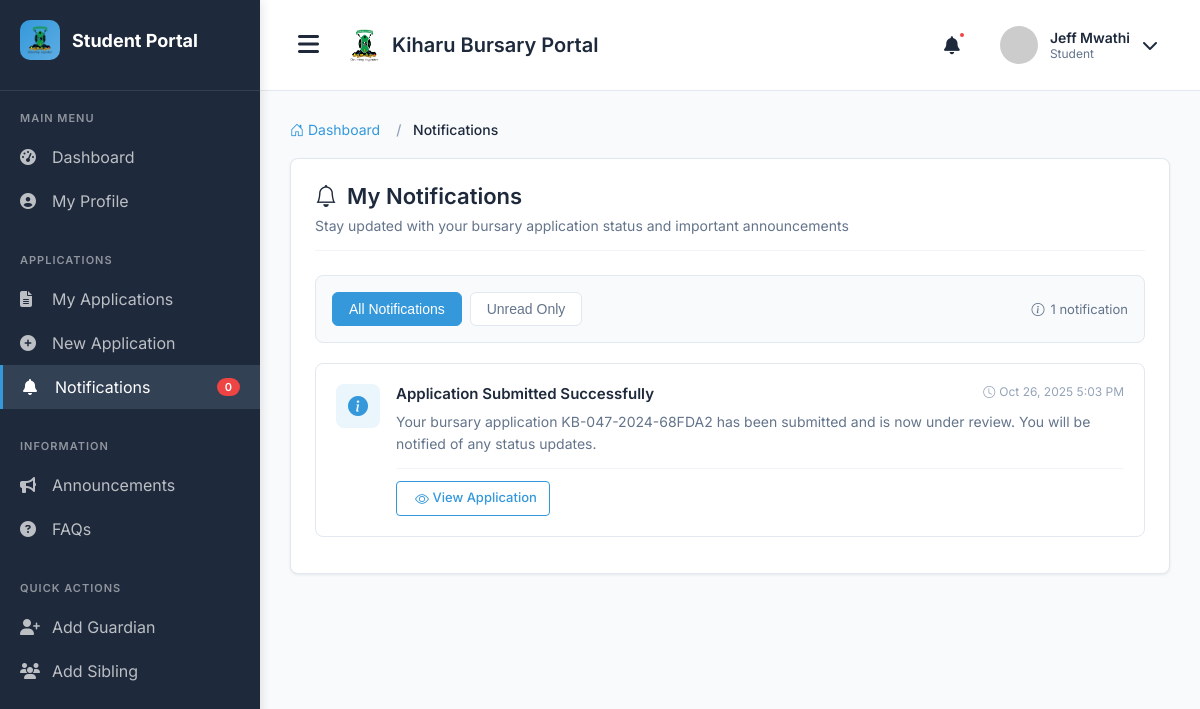
Page /student/notifications/ (signed in) on the committed database.
### main_application/models.py (models this page shows, shortened)
class User(AbstractUser):
    USER_TYPES = (
        ('applicant', 'Applicant'),
        ('admin', 'Administrator'),
        ('reviewer', 'Application Reviewer'),
        ('finance', 'Finance Officer'),
        ('county_admin', 'County Administrator'),
        ('constituency_admin', 'Constituency Administrator'),
        ('ward_admin', 'Ward Administrator'),
    )
    user_type = models.CharField(max_length=25, choices=USER_TYPES, default='applicant')
    id_number = models.CharField(max_length=20, unique=True, null=True, blank=True)
    phone_regex = RegexValidator(
        regex=r'^\+254\d{9}$',
        message="Phone number must be entered in the format: '+254XXXXXXXXX'. Exactly 12 digits including country code."
    )
    phone_number = models.CharField(validators=[phone_regex], max_length=17, blank=True)

class Notification(models.Model):
    NOTIFICATION_TYPES = (
        ('application_status', 'Application Status'),
        ('document_request', 'Document Request'),
        ('allocation', 'Allocation'),
        ('disbursement', 'Disbursement'),
        ('review_comment', 'Review Comment'),
        ('deadline', 'Deadline Reminder'),
        ('system', 'System Notification'),
    )
    user = models.ForeignKey(User, on_delete=models.CASCADE, related_name='notifications')
    notification_type = models.CharField(max_length=20, choices=NOTIFICATION_TYPES)
    title = models.CharField(max_length=200)
    message = models.TextField()
    related_application = models.ForeignKey(
        Application,
        on_delete=models.SET_NULL,
        null=True,
        blank=True
    )
    is_read = models.BooleanField(default=False)
    created_at = models.DateTimeField(auto_now_add=True)
    read_at = models.DateTimeField(null=True, blank=True)
    class Meta:
        ordering = ['-created_at']

### main_application/views.py (the view)
# urls.py: path('student/notifications/', views.notifications_list, name='notifications_list'),
@login_required
def notifications_list(request):
    notifications = Notification.objects.filter(user=request.user).order_by('-created_at')
    notifications.filter(is_read=False).update(is_read=True)
    paginator = Paginator(notifications, 15)
    page_number = request.GET.get('page')
    page_obj = paginator.get_page(page_number)
    context = {
        'page_obj': page_obj,
        'notifications': page_obj,
    }
    return render(request, 'students/notifications.html', context)

### templates/students/notifications.html (shortened to what this page needs)
{% extends 'student_base.html' %}
{% load static %}
{% block content %}
<div class="container-fluid">
    <nav aria-label="breadcrumb">
        <ol class="breadcrumb">
            <li class="breadcrumb-item">
                <a href="{% url 'student_dashboard' %}">
                    <i class="bi bi-house-door"></i> Dashboard
                </a>
            </li>
            <li class="breadcrumb-item active" aria-current="page">Notifications</li>
        </ol>
    </nav>
    <div class="section-container">
        <div class="page-header">
            <h1 class="page-title">
                <i class="bi bi-bell"></i>
                My Notifications
            </h1>
            <p class="page-subtitle">
                Stay updated with your bursary application status and important announcements
            </p>
        </div>
        <div class="filter-bar">
            <div class="filter-buttons">
                <button type="button" class="filter-btn active" data-filter="all">
                    All Notifications
                </button>
                <button type="button" class="filter-btn" data-filter="unread">
                    Unread Only
                </button>
            </div>
            <div class="notification-count">
                <i class="bi bi-info-circle"></i>
                <span>{{ notifications|length }} notification{{ notifications|length|pluralize }}</span>
            </div>
        </div>
        {% if notifications %}
            {% for notification in notifications %}
            <div class="notification-item {% if not notification.is_read %}unread{% endif %}">
                <div class="notification-wrapper">
                    <div class="notification-icon {{ notification.notification_type|default:'general' }}">
                        {% if notification.notification_type == 'application_status' %}
                            <i class="bi bi-info-circle-fill"></i>
                        {% elif notification.notification_type == 'document_request' %}
                            <i class="bi bi-file-earmark-text-fill"></i>
                        {% elif notification.notification_type == 'allocation' %}
                            <i class="bi bi-check-circle-fill"></i>
                        {% elif notification.notification_type == 'disbursement' %}
                            <i class="bi bi-cash-coin"></i>
                        {% else %}
                            <i class="bi bi-bell-fill"></i>
                        {% endif %}
                    </div>
                    <div class="notification-content">
                        <div class="notification-header">
                            <h3 class="notification-title">{{ notification.title }}</h3>
                            <div class="notification-meta">
                                <span class="notification-time">
                                    <i class="bi bi-clock"></i>
                                    {{ notification.created_at|date:"M j, Y g:i A" }}
                                </span>
                            </div>
                        </div>
                        <p class="notification-message">{{ notification.message }}</p>
                        {% if notification.related_application %}
                        <div class="notification-action">
                            <a href="{% url 'student_application_detail' notification.related_application.pk %}"
                               class="btn btn-sm btn-outline-primary">
                                <i class="bi bi-eye me-1"></i> View Application
                            </a>
                        </div>
                        {% endif %}
                    </div>
                </div>
            </div>
            {% endfor %}
        {% endif %}
    </div>
</div>
{% endblock %}

### templates/student_base.html (shortened to what this page needs)
{% load static %}
<!DOCTYPE html>
<html lang="en">
<head>
    <link rel="stylesheet" href="https://cdnjs.cloudflare.com/ajax/libs/font-awesome/6.4.0/css/all.min.css">
   <link rel="stylesheet" href="https://cdn.jsdelivr.net/npm/bootstrap-icons@1.11.3/font/bootstrap-icons.min.css">
</head>
<body>
    <div class="sidebar" id="sidebar">
        <div class="sidebar-header">
            <div class="logo">
                <img src="{% static 'images/logo.png' %}" alt="Logo">
            </div>
            <span class="logo-text">Student Portal</span>
        </div>
        <div class="menu-section">
            <div class="menu-title">Main Menu</div>
            <a href="{% url 'student_dashboard' %}" class="menu-item {% if request.resolver_match.url_name == 'student_dashboard' %}active{% endif %}">
                <i class="fas fa-tachometer-alt"></i>
                <span>Dashboard</span>
            </a>
            <a href="{% url 'student_profile_view' %}" class="menu-item {% if request.resolver_match.url_name == 'student_profile_view' %}active{% endif %}">
                <i class="fas fa-user-circle"></i>
                <span>My Profile</span>
            </a>
        </div>
        <div class="menu-section">
            <div class="menu-title">Applications</div>
            <a href="{% url 'student_application_list' %}" class="menu-item {% if 'application_list' in request.resolver_match.url_name %}active{% endif %}">
                <i class="fas fa-file-alt"></i>
                <span>My Applications</span>
            </a>
            <a href="{% url 'student_application_create'%}" class="menu-item {% if request.resolver_match.url_name == 'student_application_create' %}active{% endif %}">
                <i class="fas fa-plus-circle"></i>
                <span>New Application</span>
            </a>
            <a href="{% url 'notifications_list' %}" class="menu-item {% if request.resolver_match.url_name == 'notifications_list' %}active{% endif %}">
                <i class="fas fa-bell"></i>
                <span>Notifications</span>
                <span class="badge">0</span>
            </a>
        </div>
        <div class="menu-section">
            <div class="menu-title">Information</div>
            <a href="{% url 'announcements_view' %}" class="menu-item {% if request.resolver_match.url_name == 'announcements_view' %}active{% endif %}">
                <i class="fas fa-bullhorn"></i>
                <span>Announcements</span>
            </a>
            <a href="{% url 'faqs_view' %}" class="menu-item {% if request.resolver_match.url_name == 'faqs_view' %}active{% endif %}">
                <i class="fas fa-question-circle"></i>
                <span>FAQs</span>
            </a>
        </div>
        <div class="menu-section">
            <div class="menu-title">Quick Actions</div>
            <a href="{% url 'guardian_create' %}" class="menu-item">
                <i class="fas fa-user-plus"></i>
                <span>Add Guardian</span>
            </a>
            <a href="{% url 'sibling_create' %}" class="menu-item">
                <i class="fas fa-users"></i>
                <span>Add Sibling</span>
            </a>
        </div>
    </div>
    <div class="main-content" id="mainContent">
        <div class="header">
            <div class="header-left">
                <button class="menu-toggle" id="menuToggle">
                    <i class="fas fa-bars"></i>
                </button>
                <div class="brand-info">
                    <img src="{% static 'images/logo.png' %}" alt="Logo" class="brand-logo">
                    <span class="brand-text">Kiharu Bursary Portal</span>
                </div>
            </div>
            <div class="header-right">
                <div class="header-icon notification-icon">
                    <i class="fas fa-bell"></i>
                    <span class="notification-badge"></span>
                </div>
                <div class="user-profile" id="userProfile">
                    <img src="https://ui-avatars.com/api/?name={{ user.get_full_name|default:user.username|urlencode }}&background=3498db&color=fff" alt="User" class="user-avatar">
                    <div class="user-info">
                        <span class="user-name">{{ user.get_full_name|default:user.username }}</span>
                        <span class="user-role">Student</span>
                    </div>
                    <i class="fas fa-chevron-down"></i>
                </div>
            </div>
        </div>
        <div class="content">
            {% block content %}
            {% endblock %}
        </div>
    </div>
</body>
</html>

### templates/students/notifications.html (style rules this page uses)
.breadcrumb { padding: 0; margin-bottom: 20px; font-size: 14px; list-style: none; display: flex; flex-wrap: wrap; }
.breadcrumb-item { color: #64748B; }
.breadcrumb-item + .breadcrumb-item::before { content: "/ "; color: #94A3B8; padding: 0 8px; }
.breadcrumb-item.active { color: #1E293B; font-weight: 500; }
.breadcrumb a { color: #3498db; text-decoration: none; transition: color 0.3s ease; }
.section-container { background: white; border-radius: 8px; padding: 24px; box-shadow: 0 1px 3px rgba(0, 0, 0, 0.08); margin-bottom: 24px; border: 1px solid #E2E8F0; }
.page-header { margin-bottom: 24px; padding-bottom: 16px; border-bottom: 1px solid #F1F5F9; }
.page-title { font-size: 22px; font-weight: 600; color: #1E293B; margin-bottom: 8px; display: flex; align-items: center; gap: 10px; }
.page-subtitle { color: #64748B; font-size: 14px; margin: 0; }
.filter-bar { display: flex; justify-content: space-between; align-items: center; margin-bottom: 20px; padding: 16px; background: #F8FAFC; border-radius: 8px; border: 1px solid #E2E8F0; flex-wrap: wrap; gap: 16px; }
.filter-buttons { display: flex; gap: 8px; }
.filter-btn { padding: 8px 16px; background: white; border: 1px solid #E2E8F0; border-radius: 6px; color: #64748B; font-size: 14px; font-weight: 500; cursor: pointer; transition: all 0.3s ease; }
.filter-btn.active { background: #3498db; border-color: #3498db; color: white; }
.notification-count { font-size: 13px; color: #64748B; display: flex; align-items: center; gap: 6px; }
.notification-item { background: white; border: 1px solid #E2E8F0; border-radius: 8px; padding: 20px; margin-bottom: 12px; transition: all 0.3s ease; }
.notification-wrapper { display: flex; gap: 16px; align-items: start; }
.notification-icon { width: 44px; height: 44px; border-radius: 8px; display: flex; align-items: center; justify-content: center; flex-shrink: 0; font-size: 20px; }
.notification-icon.application_status { background: rgba(52, 152, 219, 0.1); color: #3498db; }
.notification-content { flex: 1; min-width: 0; }
.notification-header { display: flex; justify-content: space-between; align-items: start; margin-bottom: 8px; gap: 16px; }
.notification-title { font-size: 15px; font-weight: 600; color: #1E293B; margin: 0; }
.notification-meta { display: flex; align-items: center; gap: 8px; flex-shrink: 0; }
.notification-time { font-size: 12px; color: #94A3B8; display: flex; align-items: center; gap: 4px; }
.notification-message { color: #64748B; font-size: 14px; line-height: 1.6; margin-bottom: 12px; }
.notification-action { margin-top: 12px; padding-top: 12px; border-top: 1px solid #F1F5F9; }

### rows in the picture
User: get_full_name "Jeff Mwathi"
Notification: title "Application Submitted Successfully", created_at "Oct 26, 2025 5:03 PM", message "Your bursary application KB-047-2024-68FDA2 has been submitted and is now under review. You will be notified of any status updates.", shows "View Application"

### other values in the picture
{{ notifications|length }} "1"
